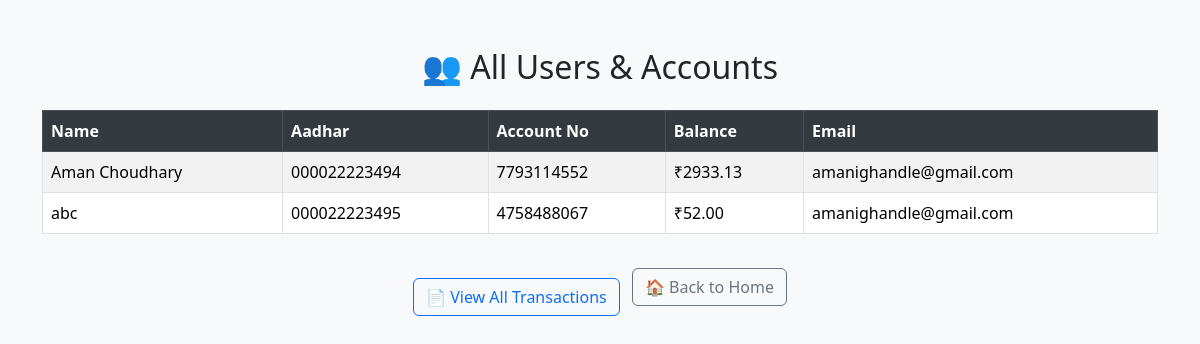
/admin-dashboard/ (signed in), run on the app's committed database.
### bank_app/models.py (models this page shows, shortened)
class Account(models.Model):
    personal = models.OneToOneField(PersonalDetails, on_delete=models.CASCADE)
    account_number = models.CharField(max_length=20, unique=True)
    balance = models.DecimalField(max_digits=12, decimal_places=2, default=0.00)

class PersonalDetails(models.Model):
    GENDER_CHOICES = [
        ('Male', 'Male'),
        ('Female', 'Female'),
    ]
    full_name = models.CharField(max_length=50)
    gender = models.CharField(max_length=10, choices=GENDER_CHOICES)
    dob = models.DateField()
    email = models.EmailField(unique=False)
    phone = models.CharField(max_length=10)
    aadhar = models.CharField(max_length=12, unique=True)
    photo = models.ImageField(upload_to='photos/')
    password = models.CharField(max_length=20)  # hashed
    created_at = models.DateTimeField(default=timezone.now)

### bank_app/views.py (the view)
# urls.py: path('admin-dashboard/', views.admin_dashboard, name='admin_dashboard'),
def admin_dashboard(request):
    if not request.session.get('is_admin'):
        return redirect('admin_login')
    users = Account.objects.select_related('personal').all()
    return render(request, 'admin/admin_dashboard.html', {'users': users})

### bank_app/templates/admin/admin_dashboard.html (shortened to what this page needs)
{% load static %}
<!DOCTYPE html>
<html>
<head>
    <link rel="stylesheet" href="{% static 'bank_app/styles.css' %}">
    <link rel="stylesheet" href="https://cdn.jsdelivr.net/npm/bootstrap@5.3.3/dist/css/bootstrap.min.css">
</head>
<body class="bg-light">
<div class="container my-5">
    <h2 class="mb-4 text-center">👥 All Users & Accounts</h2>
    <table class="table table-bordered table-striped">
        <thead class="table-dark">
            <tr>
                <th>Name</th>
                <th>Aadhar</th>
                <th>Account No</th>
                <th>Balance</th>
                <th>Email</th>
            </tr>
        </thead>
        <tbody>
        {% for user in users %}
            <tr>
                <td>{{ user.personal.full_name }}</td>
                <td>{{ user.personal.aadhar }}</td>
                <td>{{ user.account_number }}</td>
                <td>₹{{ user.balance }}</td>
                <td>{{ user.personal.email }}</td>
            </tr>
        {% empty %}
            <tr><td colspan="5" class="text-center">No users found.</td></tr>
        {% endfor %}
        </tbody>
    </table>
    <div class="text-center mt-4">
        <a href="{% url 'admin_transactions' %}" class="btn btn-outline-primary">📄 View All Transactions</a>
        <a href="{% url 'home' %}" class="btn btn-outline-secondary ms-2">🏠 Back to Home</a>
    </div>
</div>
</body>
</html>

### bank_app/static/styles.css (style rules this page uses)
body { background-color: #f8f9fa; }
.table thead th { background-color: #343a40; color: white; }
h2 { color: #0d6efd; }
.table td, .table th { vertical-align: middle; }
.btn-outline-primary { margin-top: 20px; }
.btn { font-weight: 500; font-size: 1rem; }

### data on the page
Account: personal.full_name "Aman Choudhary", personal.aadhar "000022223494", account_number "7793114552", balance "2933.13", personal.email "amanighandle@gmail.com"
Account: personal.full_name "abc", personal.aadhar "000022223495", account_number "4758488067", balance "52.00", personal.email "amanighandle@gmail.com"
